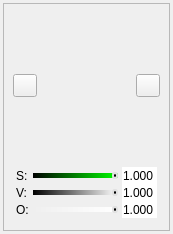
<?xml version="1.0" encoding="UTF-8"?>
<ui version="4.0">
 <class>ColorPickerDock</class>
 <widget class="QDockWidget" name="ColorPickerDock">
  <property name="geometry">
   <rect>
    <x>0</x>
    <y>0</y>
    <width>173</width>
    <height>234</height>
   </rect>
  </property>
  <property name="windowTitle">
   <string>Color Picker</string>
  </property>
  <widget class="QWidget" name="dockWidgetContents">
   <layout class="QVBoxLayout" name="verticalLayout">
    <property name="leftMargin">
     <number>3</number>
    </property>
    <property name="topMargin">
     <number>3</number>
    </property>
    <property name="rightMargin">
     <number>3</number>
    </property>
    <property name="bottomMargin">
     <number>3</number>
    </property>
    <item>
     <widget class="QFrame" name="frame">
      <property name="frameShape">
       <enum>QFrame::StyledPanel</enum>
      </property>
      <property name="frameShadow">
       <enum>QFrame::Sunken</enum>
      </property>
      <layout class="QVBoxLayout" name="verticalLayout_2">
       <item>
        <layout class="QHBoxLayout" name="horizontalLayout">
         <property name="spacing">
          <number>3</number>
         </property>
         <property name="leftMargin">
          <number>0</number>
         </property>
         <property name="topMargin">
          <number>0</number>
         </property>
         <property name="rightMargin">
          <number>0</number>
         </property>
         <property name="bottomMargin">
          <number>0</number>
         </property>
         <item>
          <widget class="QToolButton" name="colorPickerToolButton">
           <property name="text">
            <string/>
           </property>
           <property name="checkable">
            <bool>true</bool>
           </property>
          </widget>
         </item>
         <item>
          <widget class="ColorPickerGL" name="colorWheelGLView" native="true">
           <property name="sizePolicy">
            <sizepolicy hsizetype="MinimumExpanding" vsizetype="MinimumExpanding">
             <horstretch>0</horstretch>
             <verstretch>0</verstretch>
            </sizepolicy>
           </property>
           <property name="minimumSize">
            <size>
             <width>64</width>
             <height>64</height>
            </size>
           </property>
          </widget>
         </item>
         <item>
          <widget class="QToolButton" name="colorPaletteToolButton">
           <property name="text">
            <string/>
           </property>
           <property name="checkable">
            <bool>true</bool>
           </property>
          </widget>
         </item>
        </layout>
       </item>
       <item>
        <layout class="QGridLayout" name="gridLayout">
         <property name="leftMargin">
          <number>3</number>
         </property>
         <property name="topMargin">
          <number>3</number>
         </property>
         <property name="rightMargin">
          <number>3</number>
         </property>
         <property name="bottomMargin">
          <number>3</number>
         </property>
         <property name="horizontalSpacing">
          <number>4</number>
         </property>
         <property name="verticalSpacing">
          <number>0</number>
         </property>
         <item row="5" column="0">
          <widget class="QLabel" name="opacityLabel">
           <property name="text">
            <string>O:</string>
           </property>
          </widget>
         </item>
         <item row="4" column="2">
          <widget class="QDoubleSpinBox" name="valueControl">
           <property name="frame">
            <bool>false</bool>
           </property>
           <property name="alignment">
            <set>Qt::AlignRight|Qt::AlignTrailing|Qt::AlignVCenter</set>
           </property>
           <property name="buttonSymbols">
            <enum>QAbstractSpinBox::NoButtons</enum>
           </property>
           <property name="prefix">
            <string/>
           </property>
           <property name="decimals">
            <number>3</number>
           </property>
           <property name="minimum">
            <double>0.000000000000000</double>
           </property>
           <property name="maximum">
            <double>1.000000000000000</double>
           </property>
           <property name="singleStep">
            <double>0.010000000000000</double>
           </property>
           <property name="value">
            <double>1.000000000000000</double>
           </property>
          </widget>
         </item>
         <item row="5" column="2">
          <widget class="QDoubleSpinBox" name="opacityControl">
           <property name="frame">
            <bool>false</bool>
           </property>
           <property name="alignment">
            <set>Qt::AlignRight|Qt::AlignTrailing|Qt::AlignVCenter</set>
           </property>
           <property name="buttonSymbols">
            <enum>QAbstractSpinBox::NoButtons</enum>
           </property>
           <property name="prefix">
            <string/>
           </property>
           <property name="decimals">
            <number>3</number>
           </property>
           <property name="maximum">
            <double>1.000000000000000</double>
           </property>
           <property name="singleStep">
            <double>0.010000000000000</double>
           </property>
           <property name="value">
            <double>1.000000000000000</double>
           </property>
          </widget>
         </item>
         <item row="4" column="0">
          <widget class="QLabel" name="valueLabel">
           <property name="text">
            <string>V:</string>
           </property>
          </widget>
         </item>
         <item row="5" column="1">
          <widget class="QSlider" name="opacitySlider">
           <property name="styleSheet">
            <string notr="true">QSlider::groove:horizontal {
    background: qlineargradient(spread:pad, x1:0, y1:0, x2:1, y2:0, stop:0 rgba(0, 0, 0, 0), stop:1 rgba(255, 255, 255, 255));
    padding-top: -6px;
    padding-bottom: -6px;
    margin-top: 5px;
    margin-bottom: 5px;
}
QSlider::handle:horizontal {
    background: rgb(0, 0, 0);
    border: 2px solid rgb(225, 225, 225);
    width: 2px;
	border-radius: 3px;
    padding-top: -6px;
    padding-bottom: -6px;
    margin-top: 5px;
    margin-bottom: 5px;
}</string>
           </property>
           <property name="maximum">
            <number>1000</number>
           </property>
           <property name="singleStep">
            <number>0</number>
           </property>
           <property name="pageStep">
            <number>0</number>
           </property>
           <property name="value">
            <number>1000</number>
           </property>
           <property name="orientation">
            <enum>Qt::Horizontal</enum>
           </property>
          </widget>
         </item>
         <item row="4" column="1">
          <widget class="QSlider" name="valueSlider">
           <property name="styleSheet">
            <string notr="true">QSlider::groove:horizontal {
    background: qlineargradient(spread:pad, x1:0, y1:0, x2:1, y2:0, stop:0 rgba(0, 0, 0, 255), stop:1 rgba(255, 255, 255, 255));
    padding-top: -6px;
    padding-bottom: -6px;
    margin-top: 5px;
    margin-bottom: 5px;
}
QSlider::handle:horizontal {
    background: rgb(0, 0, 0);
    border: 2px solid rgb(225, 225, 225);
    width: 2px;
	border-radius: 3px;
    padding-top: -6px;
    padding-bottom: -6px;
    margin-top: 5px;
    margin-bottom: 5px;
}

</string>
           </property>
           <property name="maximum">
            <number>1000</number>
           </property>
           <property name="singleStep">
            <number>0</number>
           </property>
           <property name="pageStep">
            <number>0</number>
           </property>
           <property name="value">
            <number>1000</number>
           </property>
           <property name="sliderPosition">
            <number>1000</number>
           </property>
           <property name="orientation">
            <enum>Qt::Horizontal</enum>
           </property>
          </widget>
         </item>
         <item row="3" column="1">
          <widget class="QSlider" name="saturationSlider">
           <property name="styleSheet">
            <string notr="true">QSlider::groove:horizontal {
    background: qlineargradient(spread:pad, x1:0, y1:0, x2:1, y2:0, stop:0 rgba(0, 0, 0, 255), stop:1 rgba(0, 255, 0, 255));
    padding-top: -6px;
    padding-bottom: -6px;
    margin-top: 5px;
    margin-bottom: 5px;
}
QSlider::handle:horizontal {
    background: rgb(0, 0, 0);
    border: 2px solid rgb(225, 225, 225);
    width: 2px;
	border-radius: 3px;
    padding-top: -6px;
    padding-bottom: -6px;
    margin-top: 5px;
    margin-bottom: 5px;
}
</string>
           </property>
           <property name="maximum">
            <number>1000</number>
           </property>
           <property name="singleStep">
            <number>0</number>
           </property>
           <property name="pageStep">
            <number>0</number>
           </property>
           <property name="value">
            <number>1000</number>
           </property>
           <property name="sliderPosition">
            <number>1000</number>
           </property>
           <property name="orientation">
            <enum>Qt::Horizontal</enum>
           </property>
          </widget>
         </item>
         <item row="3" column="0">
          <widget class="QLabel" name="saturationLabel">
           <property name="text">
            <string>S:</string>
           </property>
          </widget>
         </item>
         <item row="3" column="2">
          <widget class="QDoubleSpinBox" name="saturationControl">
           <property name="frame">
            <bool>false</bool>
           </property>
           <property name="alignment">
            <set>Qt::AlignRight|Qt::AlignTrailing|Qt::AlignVCenter</set>
           </property>
           <property name="buttonSymbols">
            <enum>QAbstractSpinBox::NoButtons</enum>
           </property>
           <property name="decimals">
            <number>3</number>
           </property>
           <property name="maximum">
            <double>1.000000000000000</double>
           </property>
           <property name="singleStep">
            <double>0.010000000000000</double>
           </property>
           <property name="value">
            <double>1.000000000000000</double>
           </property>
          </widget>
         </item>
        </layout>
       </item>
      </layout>
     </widget>
    </item>
   </layout>
  </widget>
 </widget>
 <customwidgets>
  <customwidget>
   <class>ColorPickerGL</class>
   <extends>QWidget</extends>
   <header location="global">..gl.color_picker.h</header>
   <container>1</container>
  </customwidget>
 </customwidgets>
 <resources/>
 <connections/>
</ui>
